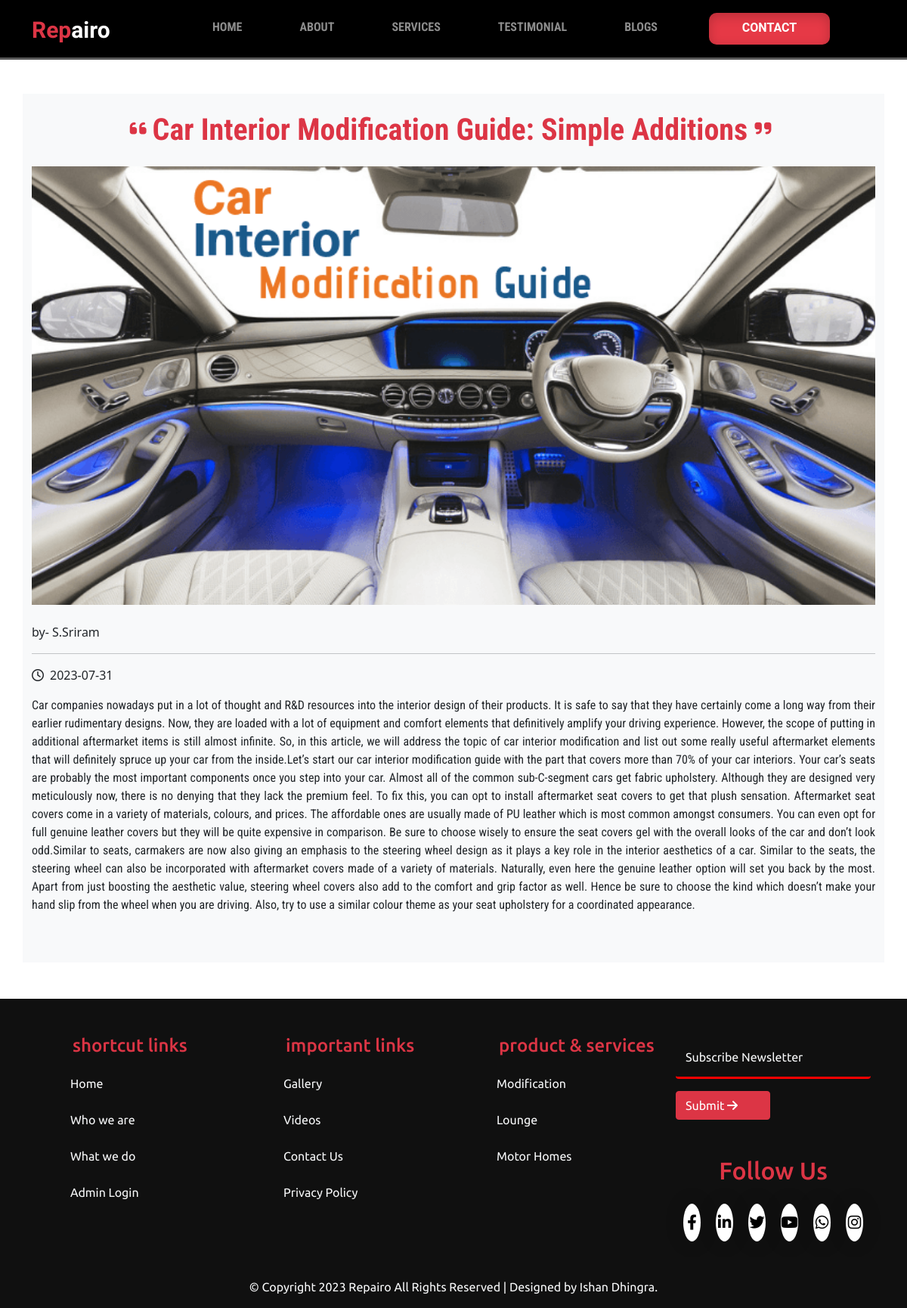
The page /blogdetail.php?id=13 on the database its author committed.
### tables this page shows
CREATE TABLE `blog_data` (
  `id` int(11) NOT NULL,
  `heading` varchar(50) NOT NULL,
  `postby` varchar(20) NOT NULL,
  `description` text NOT NULL,
  `filename` varchar(200) NOT NULL,
  `curdate` date NOT NULL
);

### blogdetail.php (the view)
<?php
include 'header.php';
?>
<div class="container bg-light mt-5 pb-5">
<?php
    $id=$_GET['id'];
    $q="select * from blog_data where id='$id'";
    $res=mysqli_query($con,$q);
    $row=mysqli_fetch_array($res);
        echo "
        <div class='col-lg-12'>
        <div class='row text-center' >
            <h1 class='text-danger fw-bold my-4 blog-heading '><i class='fas fa-quote-left pe-2 text-danger fa-2xs' ></i>".$row['heading']." <i class='fas fa-quote-right pe-2 text-danger fa-2xs' ></i></h1>
        </div>
        <img class='img-fluid' width='100%' src='blogimg/".$row['filename']."' />
        <p class=' mt-4'> by- ".$row['postby']."</p>
        <hr >
        <p><i class='far fa-clock pe-2'></i>".$row['curdate']."</p>
        <p class=' who-text justify'>".$row['description']."</p>
        </div>
        ";
?>
</div>
<?php
include 'footer.php';
?>

### style.css (style rules this page uses)
body { background:url(./Images/contact-bg.jpeg); background-repeat: no-repeat; background-size: cover; background-position: center; overflow-x: hidden; box-sizing: border-box; }
html { scroll-behavior: smooth; }
.who-text { font-family: 'Roboto Condensed', sans-serif; }
.blog-heading { font-family: 'Roboto Condensed', sans-serif; }
.justify { text-align: justify; }

### rows shown on the page
blog_data: heading "Car Interior Modification Guide: Simple Additions", filename (picture), postby "S.Sriram", curdate "2023-07-31", description "Car companies nowadays put in a lot of thought and R&D resources into the interior design of their products. It is safe to say that they have certainly come a long way from their earlier rudimentary designs. Now, they are loaded with a lot of equipment and comfort elements that definitively amplify your driving experience. However, the scope of putting in additional aftermarket items is still almost infinite. So, in this article, we will address the topic of car interior modification and list out some really useful aftermarket elements that will definitely spruce up your car from the inside.Let’s start our car interior modification guide with the part that covers more than 70% of your car…"
